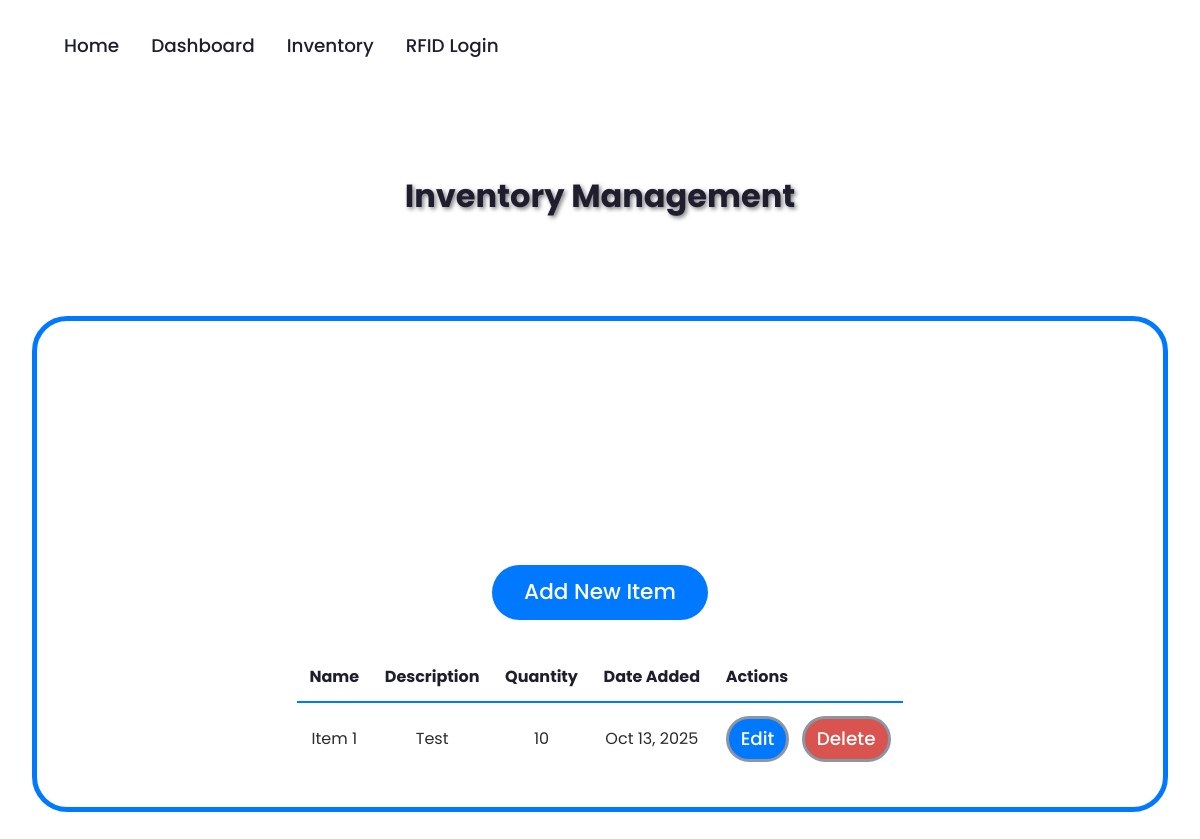
/inventory/ (signed in), run on the app's committed database.
### inventory/models.py (models this page shows, shortened)
class Item(models.Model):
    name = models.CharField(max_length=100)
    description = models.TextField(blank=True)
    quantity = models.PositiveIntegerField(default=0)
    date_added = models.DateTimeField(auto_now_add=True)

### inventory/views.py (the view)
# urls.py: path('', views.item_list, name='item_list'),
@login_required
def item_list(request):
    items = Item.objects.all()
    is_admin = request.user.is_superuser or request.user.groups.filter(name='admin').exists()
    return render(request, 'inventory/item_list.html', {'items': items, 'is_admin': is_admin})

### inventory/templates/inventory/item_list.html (shortened to what this page needs)
{% load static %}
<!DOCTYPE html>
<html lang="en">
<head>
  <link rel="stylesheet" href="{% static 'css/style.css' %}">
</head>
<body>
  <div class="background-design">
  </div>
  <nav class="navbar">
    <ul class="nav-links">
      <li><a href="{% url 'landing' %}"> Home</a></li>
      <li><a href="{% url 'dashboard' %}"> Dashboard</a></li>
      <li><a href="{% url 'inventory:item_list' %}" class="active"> Inventory</a></li>
      <li><a href="{% url 'rfid_login:login' %}"> RFID Login</a></li>
    </ul>
  </nav>
  <main class="dashboard-container fade-in">
    <h1 style="color:var(--text-dark); text-align: center; margin-bottom: 2rem; text-shadow: 2px 2px 4px rgba(0,0,0,0.5);">Inventory Management</h1>
    <div class="dashboard-grid" style="grid-template-columns: 1fr; max-width: 80rem;">
      <div class="dashboard-card" style="padding: 2rem;">
        {% if is_admin %}
        <a class="card-button" href="{% url 'inventory:item_add' %}" style="margin-bottom: 2rem;">Add New Item</a>
        {% endif %}
        <div class="inventory-table">
          <table style="width:100%;border-collapse:collapse;">
            <thead>
              <tr style="text-align:left;color:var(--text-dark);">
                <th style="padding:0.8rem;border-bottom:2px solid var(--primary-blue)">Name</th>
                <th style="padding:0.8rem;border-bottom:2px solid var(--primary-blue)">Description</th>
                <th style="padding:0.8rem;border-bottom:2px solid var(--primary-blue)">Quantity</th>
                <th style="padding:0.8rem;border-bottom:2px solid var(--primary-blue)">Date Added</th>
                {% if is_admin %}
                <th style="padding:0.8rem;border-bottom:2px solid var(--primary-blue)">Actions</th>
                {% endif %}
              </tr>
            </thead>
            <tbody>
              {% for item in items %}
              <tr style="color:var(--text-gray);">
                <td style="padding:0.8rem">{{ item.name }}</td>
                <td style="padding:0.8rem">{{ item.description|default:'-' }}</td>
                <td style="padding:0.8rem">{{ item.quantity }}</td>
                <td style="padding:0.8rem">{{ item.date_added|date:"M d, Y" }}</td>
                <td style="padding:0.8rem">
                  {% if is_admin %}
                  <a class="cta-button" href="{% url 'inventory:item_edit' item.pk %}" style="background:var(--primary-blue);color:var(--white);padding:6px 12px;margin-right:0.5rem;">Edit</a>
                  <a class="cta-button" href="{% url 'inventory:item_delete' item.pk %}" style="background:#d9534f;color:var(--white);padding:6px 12px;">Delete</a>
                  {% endif %}
                </td>
              </tr>
              {% empty %}
              <tr><td colspan="{% if is_admin %}5{% else %}4{% endif %}" style="padding:0.8rem;color:var(--text-gray);text-align:center;">No items found. Add your first item!</td></tr>
              {% endfor %}
            </tbody>
          </table>
        </div>
      </div>
    </div>
  </main>
</body>
</html>

### static/css/style.css (style rules this page uses)
* { margin: 0; padding: 0; box-sizing: border-box; }
:root { --primary-blue: #0078FF; --text-dark: #1E1E2E; --text-gray: #2C2C2C; --text-light: #8A96A3; --white: #FFFFFF; --background-light: #F9FAFB; --border-color: #8A96A3; }
body { font-family: 'Poppins', -apple-system, Roboto, Helvetica, sans-serif; background: var(--white); color: var(--text-gray); line-height: 1.5; overflow-x: hidden; }
.background-design { position: fixed; top: 0; left: 0; width: 100%; height: 100vh; z-index: -2; overflow: hidden; }
.navbar { display: flex; justify-content: space-between; align-items: center; padding: 1.7rem 6rem; background: transparent; position: relative; z-index: 10; }
.nav-links { display: flex; gap: 4rem; list-style: none; }
.nav-links a { color: var(--text-dark); text-decoration: none; font-size: 1.15rem; font-weight: 500; transition: color 0.3s ease; }
.cta-button { display: inline-flex; padding: 0.6rem 1.7rem; background: var(--primary-blue); color: var(--white); text-decoration: none; font-size: 1.15rem; font-weight: 500; border-radius: 5rem; border: 3px solid var(--border-color); transition: all 0.3s ease; cursor: pointer; }
.dashboard-container { min-height: 100vh; display: flex; flex-direction: column; justify-content: center; align-items: center; padding: 2rem; gap: 4rem; }
.dashboard-grid { display: grid; grid-template-columns: repeat(auto-fit, minmax(30rem, 1fr)); gap: 4rem; max-width: 90rem; width: 100%; }
.dashboard-card { background: var(--white); border: 5px solid var(--primary-blue); border-radius: 2.2rem; padding: 3rem; display: flex; flex-direction: column; align-items: center; text-align: center; transition: transform 0.3s ease, box-shadow 0.3s ease; min-height: 31rem; }
.card-button { display: inline-flex; padding: 0.7rem 2rem; background: var(--primary-blue); color: var(--white); text-decoration: none; font-size: 1.35rem; font-weight: 500; border-radius: 6rem; transition: all 0.3s ease; margin-top: auto; }
@media (max-width: 1200px) { .navbar { padding: 2rem 4rem; } }
@media (max-width: 1200px) { .nav-links { gap: 2rem; } }
@media (max-width: 1200px) { .dashboard-grid { grid-template-columns: 1fr; gap: 2rem; } }
.fade-in { animation: fadeIn 0.6s ease-in; }

### data on the page
Item: name "Item 1", description "Test", quantity "10", date_added "Oct 13, 2025"
